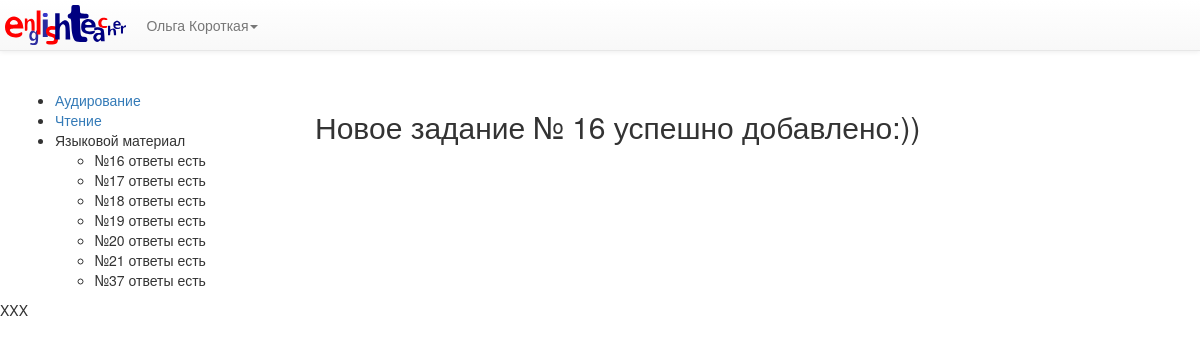
Page /oge/fipi/my/test18_26/add/16/thanks/ (signed in) on the committed database.
### oge/models.py (models this page shows, shortened)
class Tests18_26(models.Model):
	tests18_26 = models.TextField()
	splited_tests18_26 = models.TextField(null=True,blank=True,default=None)
	pub_data = models.DateTimeField('дата публикации',default=timezone.now)
	answer=models.CharField(max_length=100,null=True,blank=True,default=None)
	qw_number = models.CharField('число вопросов в тесте',null=True,max_length=1,default='9')

### oge/views.py (the view)
# urls.py: url(r'^fipi/my/test18_26/add/(?P<test_id>[0-9]+)/thanks/$', views.my_test18_26_add_thanks, name='my_test18_26_add_thanks'),
def my_test18_26_add_thanks(request, test_id):
	"""отображает страницу 'новое задание успешно добавлено'"""
	test_list_me = testListForMe()
	return render(request,'oge/my_test18_26_add_thanks.html',
					{'test_id':test_id,'test_list_me':test_list_me})

### oge/views.py (called while the page is built)
def testListForMe():
	"""определяет список всех тестов (с ответами и без ответов),
	используется придобавлении ответов учителем"""
	res = Tests18_26.objects.all()
	return res

### oge/templates/oge/my_test18_26_add_thanks.html (shortened to what this page needs)
{% extends "main/__l_left_sidebar.html" %}
{% load staticfiles %}
{% block navigation %}
			<nav class="navbar navbar-default navbar-fixed-top">
				{% include "includes/_nav_brand_bs.html" %}
			</nav>
{% endblock %}
{% block side_col %}
<ul class="oge_menu">
	<li><a href="/oge/fipi/listen/">Аудирование</a></li>
	<li><a href="/oge/fipi/read/">Чтение</a></li>
{% if user.is_authenticated %}
	{% if perms.oge.add_tests18_26 %}
	<li>Языковой материал
		<ul class="test-list">
			{% include "includes/_test18_26_list_my.html" %}
		</ul>
	</li>
	{% endif %}
{% endif %}
</ul>
{% endblock %}
{% block main_col %}
<h2><span>Новое задание № </span>{{test_id}}<span> успешно добавлено:))</span></h2>
{% endblock %}

### main/templates/includes/_authen.html (shortened to what this page needs)
{% if request.user.is_authenticated %}
<li class="dropdown">
	<a href="#" class="dropdown-toggle" data-toggle="dropdown" role="button" aria-haspopup="true" aria-expanded="false">{{request.user.get_full_name}}<span class="caret"></span></a>
</li>
{% else %}
<li class="gate"><a href="/login/">войти</a></li>
{% endif %}

### main/templates/includes/_test18_26_list_my.html
{% if test_list_me %}
	<table class="oge_menu">
	{% for test in test_list_me %}
		<li class="oge_menu">
				№{{test.id}}
			{% if test.answer %}
			<span>  ответы есть</span>
			{% else %}
			<span>
				<form action="{% url 'oge:my_test18_26_blank' test.id %}">
					<button type="submit">добавить ответы</button>
				</form>
			</span>
			{% endif %}
		</li>
	{% endfor %}
	</table>
{% endif %}

### main/static/main/base-top-style.css (style rules this page uses)
* { box-sizing: border-box; -webkit-box-sizing: border-box; -moz-box-sizing: border-box; -ms-box-sizing: border-box; }

### rows in the picture
Tests18_26: id "16", shows "ответы есть"
Tests18_26: id "17", shows "ответы есть"
Tests18_26: id "18", shows "ответы есть"
Tests18_26: id "19", shows "ответы есть"
Tests18_26: id "20", shows "ответы есть"
Tests18_26: id "21", shows "ответы есть"
Tests18_26: id "37", shows "ответы есть"

### other values in the picture
{{ request.user.get_full_name }} "Ольга Короткая"
{{ test_id }} "16"
